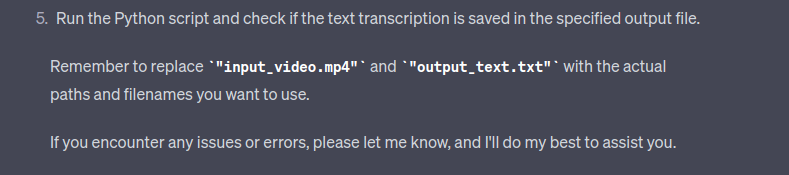
#> input picture file_encryptor/Image.png, 789 x 175 px
$ python main.py
#> lines starting #> are read from the running program, lines starting #| are printed output that depends on the picture
#> the answer given: ../file_encryptor/Image.png
### image_to_text_extractor/image_to_text_extractor.py
import os
import PIL.Image
import pytesseract

def extract_text_from_image(image_path, lang='eng'):
#> called with image_path = '../file_encryptor/Image.png', lang = 'eng'
    try:
        img = PIL.Image.open(image_path)
#> img is the input picture: PIL image 789x175 RGBA; mean R, G, B, A 76.1, 78.1, 91.7, 255
    except OSError as e:
        print(f"Error loading image: {e}")
        return None

    img = img.convert('L')
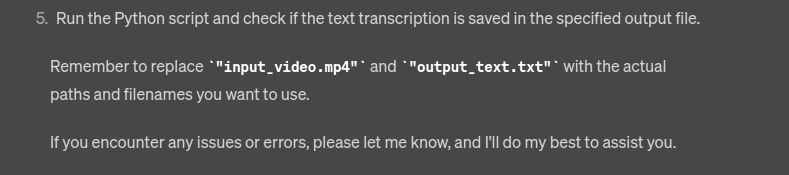
#> img: PIL image 789x175 L; min 71, max 255, mean 79.1
#> (the run stopped early here; a loop or call above may not have finished)
